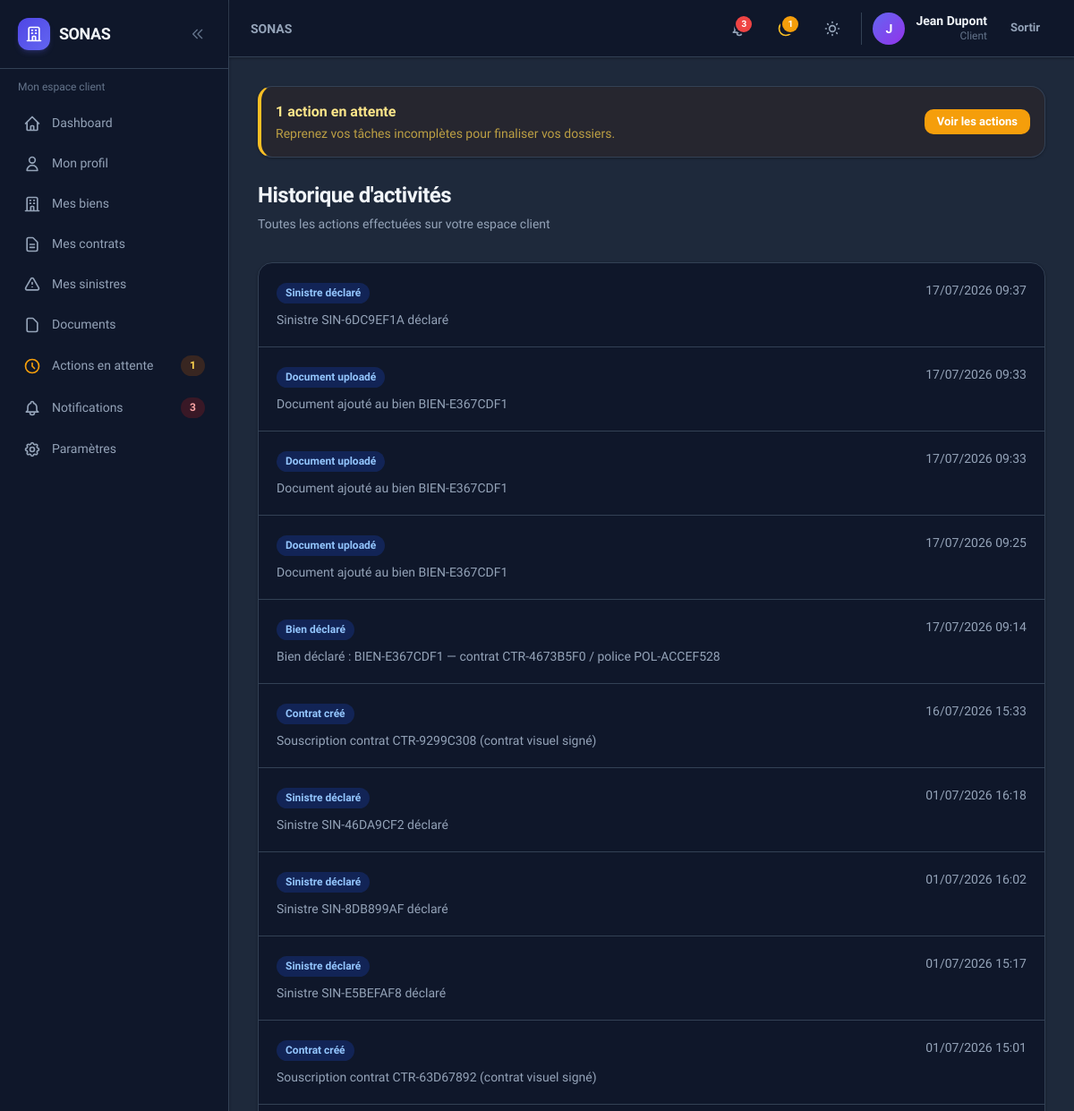
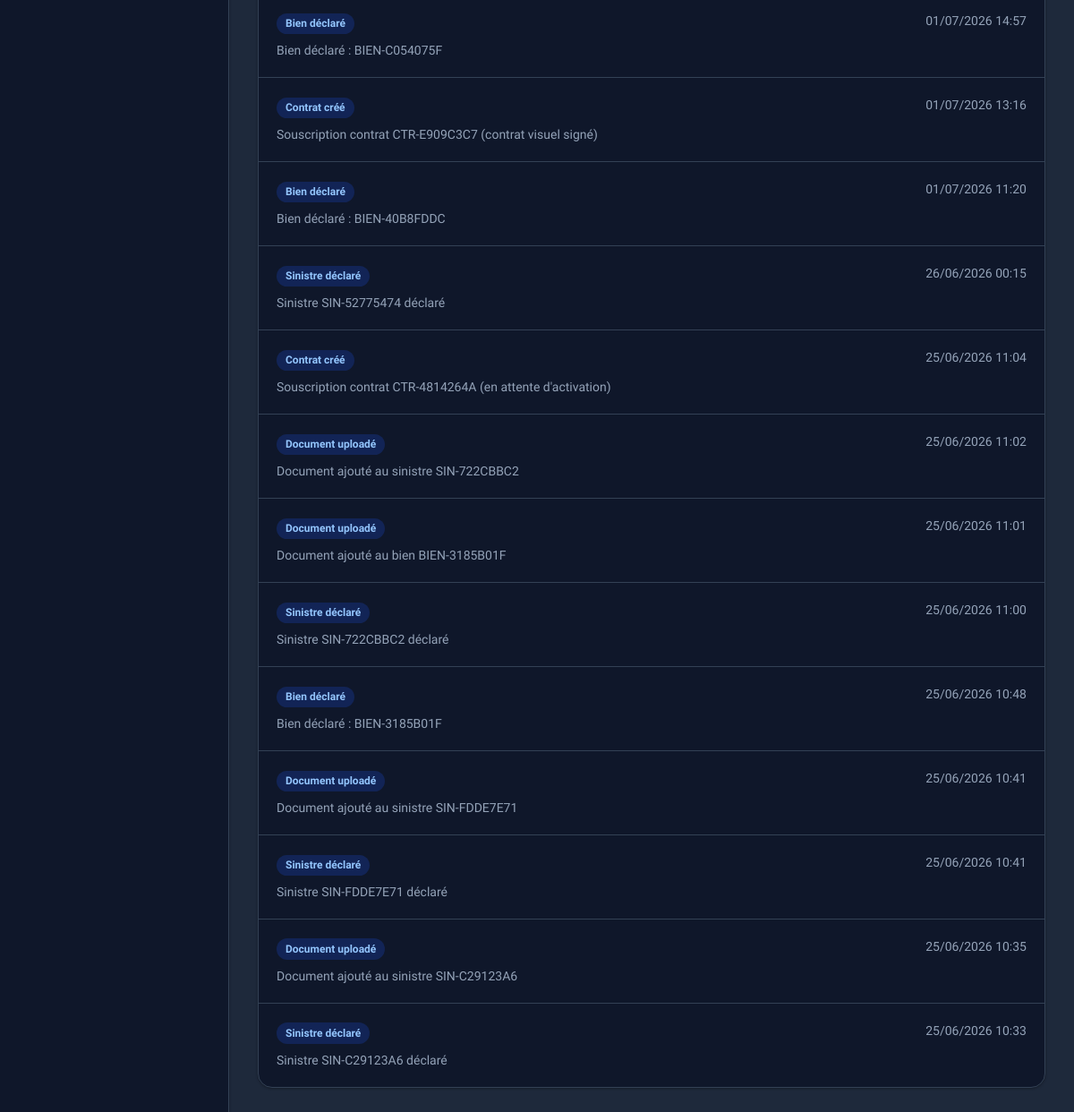
Screenshot of /client/activites/ (signed in) with the database file from the repository (2 pictures, top to bottom).
### accounts/models.py (models this page shows, shortened)
class User(AbstractUser):
    role = models.CharField(
        max_length=10,
        choices=UserRole.choices,
        default=UserRole.CLIENT,
        db_index=True,
    )
    phone = models.CharField(max_length=20, blank=True)
    theme_preference = models.CharField(
        max_length=10,
        choices=[('light', 'Clair'), ('dark', 'Sombre'), ('system', 'Système')],
        default='system',
    )
    created_at = models.DateTimeField(auto_now_add=True)
    updated_at = models.DateTimeField(auto_now=True)
    class Meta:
        verbose_name = 'Utilisateur'
        verbose_name_plural = 'Utilisateurs'
    @property
    def is_client(self):
        return self.role == UserRole.CLIENT
    @property
    def is_internal(self):
        return self.role in (UserRole.AGENT, UserRole.GERANT, UserRole.ADMIN)

### clients/models.py (models this page shows, shortened)
class ActiviteClient(models.Model):
    class TypeActivite(models.TextChoices):
        CONNEXION = 'CONNEXION', 'Connexion'
        BIEN_CREE = 'BIEN_CREE', 'Bien déclaré'
        CONTRAT_CREE = 'CONTRAT_CREE', 'Contrat créé'
        SINISTRE_DECLARE = 'SINISTRE_DECLARE', 'Sinistre déclaré'
        DOCUMENT_UPLOAD = 'DOCUMENT_UPLOAD', 'Document uploadé'
        PROFIL_MODIFIE = 'PROFIL_MODIFIE', 'Profil modifié'
        AUTRE = 'AUTRE', 'Autre'
    client = models.ForeignKey(Client, on_delete=models.CASCADE, related_name='activites')
    type_activite = models.CharField(max_length=20, choices=TypeActivite.choices)
    description = models.TextField()
    created_by = models.ForeignKey(
        settings.AUTH_USER_MODEL,
        on_delete=models.SET_NULL,
        null=True,
        blank=True,
    )
    created_at = models.DateTimeField(auto_now_add=True)
    class Meta:
        verbose_name = 'Activité client'
        verbose_name_plural = 'Activités clients'
        ordering = ['-created_at']

### clients/views.py (the view)
@client_required
def client_activites(request):
    client = request.user.client_profile
    activites = client.activites.all()
    return render(request, 'clients/activites.html', {
        'client': client,
        'activites': activites,
    })

### notifications/services.py (called while the page is built)
def get_pending_actions_count(user):
    return ActionEnAttente.objects.filter(user=user, is_resolved=False).count()

def get_unread_count(user):
    return Notification.objects.filter(user=user, is_read=False).count()

def get_recent_notifications(user, limit=5):
    return Notification.objects.filter(user=user).order_by('-created_at')[:limit]

### templates/clients/activites.html (shortened to what this page needs)
{% extends 'base.html' %}
{% block content %}
<div class="sonas-page-header mb-8">
    <h1>Historique d'activités</h1>
    <p>Toutes les actions effectuées sur votre espace client</p>
</div>
<div class="sonas-card overflow-hidden">
    {% for a in activites %}
    <div class="p-5 flex flex-col sm:flex-row sm:justify-between sm:items-start gap-3 {% if not forloop.last %}border-b border-slate-100 dark:border-slate-700{% endif %}">
        <div class="min-w-0">
            <span class="sonas-badge sonas-badge-blue">{{ a.get_type_activite_display }}</span>
            <p class="text-sm text-slate-600 dark:text-slate-400 mt-2">{{ a.description }}</p>
        </div>
        <span class="text-sm text-slate-400 shrink-0">{{ a.created_at|date:"d/m/Y H:i" }}</span>
    </div>
    {% empty %}
    <p class="p-10 text-center text-slate-500">Aucune activité enregistrée.</p>
    {% endfor %}
</div>
{% endblock %}

### templates/partials/navbar.html (shortened to what this page needs)
<header class="sticky top-0 z-30 sonas-card border-0 border-b rounded-none px-3 sm:px-6 h-14 sm:h-16 flex items-center justify-between shrink-0 gap-2">
    <div class="flex items-center gap-2 sm:gap-4 min-w-0 flex-1">
        <h2 class="text-sm font-semibold text-slate-500 dark:text-slate-400 truncate hidden lg:block">
            {% block page_breadcrumb %}SONAS{% endblock %}
        </h2>
    </div>
    <div class="flex items-center gap-1 sm:gap-3 shrink-0">
        <a href="{% url url_notifications_list %}" class="relative p-2.5 rounded-xl hover:bg-slate-100 dark:hover:bg-slate-800 transition-colors" title="Notifications{% if unread_notifications_count %} ({{ unread_notifications_count }}){% endif %}">
            {% if unread_notifications_count %}
            <span class="absolute top-1.5 right-1.5 min-w-[1.125rem] h-[1.125rem] px-0.5 bg-red-500 rounded-full ring-2 ring-white dark:ring-slate-900 text-[10px] font-bold text-white flex items-center justify-center">{{ unread_notifications_count }}</span>
            {% endif %}
        </a>
        {% if pending_actions_count %}
        <a href="{% url url_pending_actions %}" class="relative p-2.5 rounded-xl hover:bg-slate-100 dark:hover:bg-slate-800 transition-colors" title="Actions en attente ({{ pending_actions_count }})">
            <span class="absolute top-1.5 right-1.5 min-w-[1.125rem] h-[1.125rem] px-0.5 bg-amber-500 rounded-full ring-2 ring-white dark:ring-slate-900 text-[10px] font-bold text-white flex items-center justify-center">{{ pending_actions_count }}</span>
        </a>
        {% endif %}
        <button @click="toggle()" class="p-2.5 rounded-xl hover:bg-slate-100 dark:hover:bg-slate-800 transition-colors" title="Thème">
        </button>
        <div class="hidden sm:flex items-center gap-3 pl-3 border-l border-slate-200 dark:border-slate-700">
            <div class="w-9 h-9 rounded-full bg-gradient-to-br from-indigo-500 to-purple-600 flex items-center justify-center text-white text-sm font-bold">
                {{ user.first_name|first|default:user.username|first|upper }}
            </div>
            <div class="text-right hidden md:block">
                <p class="text-sm font-semibold leading-tight">{{ user.get_full_name|default:user.username }}</p>
                <p class="text-xs text-slate-500">{{ user.get_role_display }}</p>
            </div>
        </div>
        <form method="post" action="{% url 'accounts:logout' %}">
            <button type="submit" class="sonas-btn sonas-btn-ghost sonas-btn-sm">Sortir</button>
        </form>
    </div>
</header>

### static/css/sonas.css (style rules this page uses)
:root { --sonas-primary: #4f46e5; --sonas-primary-hover: #4338ca; --sonas-primary-light: #eef2ff; --sonas-danger: #ef4444; --sonas-warning: #f59e0b; --sonas-success: #10b981; --sonas-surface: #ffffff; --sonas-surface-2: #f8fafc; --sonas-border: #e2e8f0; --sonas-text: #0f172a; --sonas-muted: #64748b; --sonas-radius: 0.75rem; --sonas-radius-lg: 1rem; --sonas-shadow: 0 1px 3px rgb(15 23 42 / 0.06), 0 1px 2px rgb(15 23 42 / 0.04); --sonas-shadow-md: 0 4px 6px -1px rgb(15 23 42 / 0.07), 0 2px 4px -2px rgb(15 23 42 / 0.05); --sonas-shadow-lg: 0 20px 40px -12px rgb(15 23 42 / 0.12); }
.dark { --sonas-primary: #818cf8; --sonas-primary-hover: #a5b4fc; --sonas-primary-light: rgb(79 70 229 / 0.15); --sonas-surface: #0f172a; --sonas-surface-2: #1e293b; --sonas-border: #334155; --sonas-text: #f1f5f9; --sonas-muted: #94a3b8; --sonas-shadow: 0 1px 3px rgb(0 0 0 / 0.3); --sonas-shadow-md: 0 4px 12px rgb(0 0 0 / 0.35); --sonas-shadow-lg: 0 20px 40px rgb(0 0 0 / 0.45); }
body { font-family: 'Plus Jakarta Sans', system-ui, sans-serif; -webkit-font-smoothing: antialiased; }
.sonas-btn { display: inline-flex; align-items: center; justify-content: center; gap: 0.5rem; padding: 0.625rem 1.25rem; font-size: 0.875rem; font-weight: 600; border-radius: 0.625rem; transition: all 0.2s ease; cursor: pointer; border: none; text-decoration: none; line-height: 1.25; }
.sonas-btn-ghost { background: transparent; color: var(--sonas-muted); }
.sonas-btn-sm { padding: 0.375rem 0.875rem; font-size: 0.8125rem; }
.sonas-card { background: var(--sonas-surface); border: 1px solid var(--sonas-border); border-radius: var(--sonas-radius-lg); box-shadow: var(--sonas-shadow); transition: box-shadow 0.2s, border-color 0.2s, transform 0.2s; }
.sonas-badge { display: inline-flex; align-items: center; padding: 0.2rem 0.625rem; font-size: 0.75rem; font-weight: 600; border-radius: 9999px; line-height: 1.4; }
.sonas-badge-blue { background: #dbeafe; color: #1d4ed8; }
.dark .sonas-badge-blue { background: rgb(29 78 216 / 0.25); color: #93c5fd; }
.sonas-page-header h1 { font-size: 1.5rem; font-weight: 800; letter-spacing: -0.02em; color: var(--sonas-text); }
.sonas-page-header p { font-size: 0.875rem; color: var(--sonas-muted); margin-top: 0.25rem; }

### rows the page displays
User: first_name|first "J", get_full_name "Jean Dupont", role "Client"
ActiviteClient: type_activite "Sinistre déclaré", description "Sinistre SIN-6DC9EF1A déclaré", created_at "17/07/2026 09:37"
ActiviteClient: type_activite "Document uploadé", description "Document ajouté au bien BIEN-E367CDF1", created_at "17/07/2026 09:33"
ActiviteClient: type_activite "Document uploadé", description "Document ajouté au bien BIEN-E367CDF1", created_at "17/07/2026 09:33"
ActiviteClient: type_activite "Document uploadé", description "Document ajouté au bien BIEN-E367CDF1", created_at "17/07/2026 09:25"
ActiviteClient: type_activite "Bien déclaré", description "Bien déclaré : BIEN-E367CDF1 — contrat CTR-4673B5F0 / police POL-ACCEF528", created_at "17/07/2026 09:14"
ActiviteClient: type_activite "Contrat créé", description "Souscription contrat CTR-9299C308 (contrat visuel signé)", created_at "16/07/2026 15:33"
ActiviteClient: type_activite "Sinistre déclaré", description "Sinistre SIN-46DA9CF2 déclaré", created_at "01/07/2026 16:18"
ActiviteClient: type_activite "Sinistre déclaré", description "Sinistre SIN-8DB899AF déclaré", created_at "01/07/2026 16:02"
ActiviteClient: type_activite "Sinistre déclaré", description "Sinistre SIN-E5BEFAF8 déclaré", created_at "01/07/2026 15:17"
ActiviteClient: type_activite "Contrat créé", description "Souscription contrat CTR-63D67892 (contrat visuel signé)", created_at "01/07/2026 15:01"
ActiviteClient: type_activite "Bien déclaré", description "Bien déclaré : BIEN-C054075F", created_at "01/07/2026 14:57"
ActiviteClient: type_activite "Contrat créé", description "Souscription contrat CTR-E909C3C7 (contrat visuel signé)", created_at "01/07/2026 13:16"
ActiviteClient: type_activite "Bien déclaré", description "Bien déclaré : BIEN-40B8FDDC", created_at "01/07/2026 11:20"
ActiviteClient: type_activite "Sinistre déclaré", description "Sinistre SIN-52775474 déclaré", created_at "26/06/2026 00:15"
ActiviteClient: type_activite "Contrat créé", description "Souscription contrat CTR-4814264A (en attente d'activation)", created_at "25/06/2026 11:04"
ActiviteClient: type_activite "Document uploadé", description "Document ajouté au sinistre SIN-722CBBC2", created_at "25/06/2026 11:02"
ActiviteClient: type_activite "Document uploadé", description "Document ajouté au bien BIEN-3185B01F", created_at "25/06/2026 11:01"
ActiviteClient: type_activite "Sinistre déclaré", description "Sinistre SIN-722CBBC2 déclaré", created_at "25/06/2026 11:00"
ActiviteClient: type_activite "Bien déclaré", description "Bien déclaré : BIEN-3185B01F", created_at "25/06/2026 10:48"
ActiviteClient: type_activite "Document uploadé", description "Document ajouté au sinistre SIN-FDDE7E71", created_at "25/06/2026 10:41"
ActiviteClient: type_activite "Sinistre déclaré", description "Sinistre SIN-FDDE7E71 déclaré", created_at "25/06/2026 10:41"
ActiviteClient: type_activite "Document uploadé", description "Document ajouté au sinistre SIN-C29123A6", created_at "25/06/2026 10:35"
ActiviteClient: type_activite "Sinistre déclaré", description "Sinistre SIN-C29123A6 déclaré", created_at "25/06/2026 10:33"

### other values shown
{{ pending_actions_count }} "1"
{{ unread_notifications_count }} "3"
